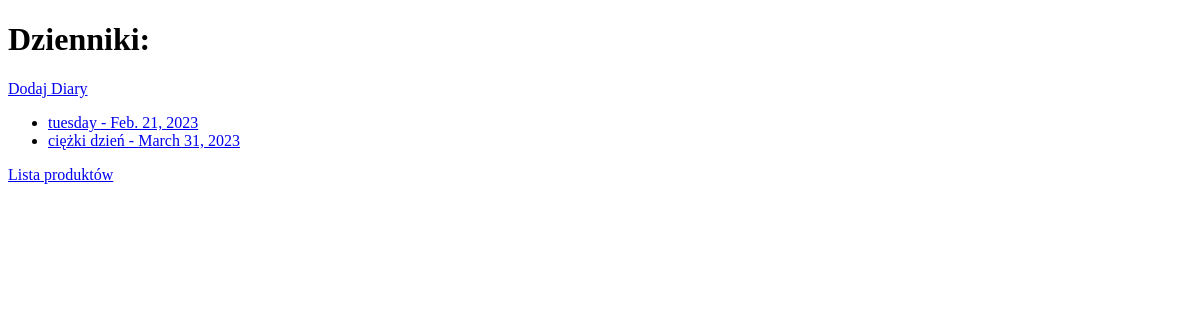
/diary/, run on an earlier commit of the app's database.
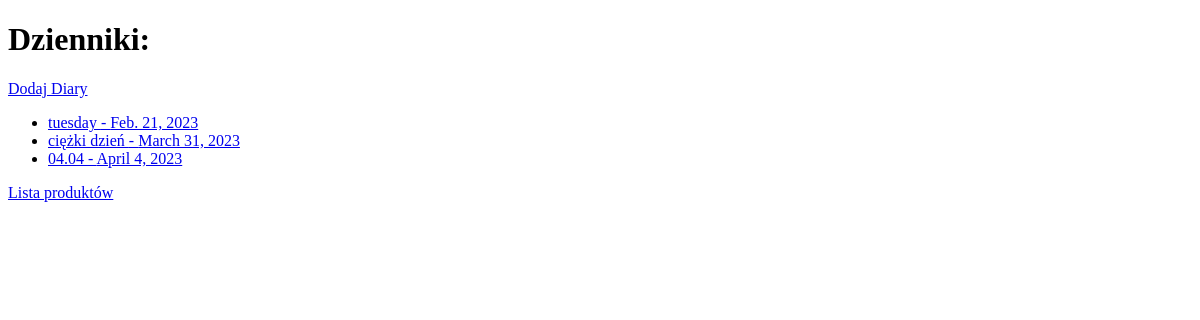
And on a later commit of the database.
### models/models.py (models this page shows, shortened)
class Diary(models.Model):
    date = models.DateField()
    name=models.CharField(max_length=100, null=True)
    products=models.ManyToManyField(Product)

### models/views.py (the view)
# urls.py: path('diary/',views.diary_list,name='diary_list'),
def diary_list(request):
    diary=Diary.objects.all()
    return render(request,'diary_list.html',{'diarys':diary})

### templates/diary_list.html (shortened to what this page needs)
<!DOCTYPE html>
<html>
<head>
</head>
<body>
	<h1>Dzienniki:</h1>
	<a href="{% url 'add_diary' %}">Dodaj Diary</a>
    <ul>
		{%for diary in diarys%}
		<li><a href="{% url 'diary_detail' diary.id %}">{{ diary.name }} - {{ diary.date }}</a></li>
		{%endfor%}
	</ul>
	<a href="{% url 'product_list' %}">Lista produktów</a>
</body>
</html>

What changed in the data, as far as the page shows it:
added Diary: name "04.04", date "April 4, 2023"
